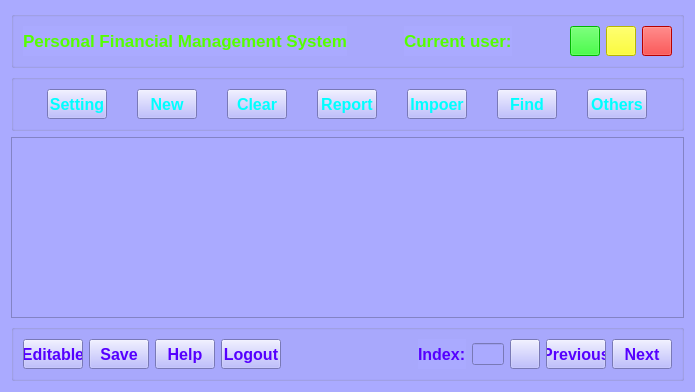
<?xml version="1.0" encoding="UTF-8"?>
<ui version="4.0">
 <class>Form</class>
 <widget class="QWidget" name="Form">
  <property name="geometry">
   <rect>
    <x>0</x>
    <y>0</y>
    <width>695</width>
    <height>392</height>
   </rect>
  </property>
  <property name="windowTitle">
   <string>Form</string>
  </property>
  <property name="styleSheet">
   <string notr="true">background-color: rgb(170, 170, 255);</string>
  </property>
  <layout class="QGridLayout" name="gridLayout_4">
   <item row="0" column="0">
    <widget class="QGroupBox" name="groupBox">
     <property name="styleSheet">
      <string notr="true">color: rgb(85, 255, 0);</string>
     </property>
     <property name="title">
      <string/>
     </property>
     <layout class="QGridLayout" name="gridLayout">
      <item row="0" column="0">
       <widget class="QLabel" name="label_2">
        <property name="font">
         <font>
          <pointsize>13</pointsize>
          <weight>75</weight>
          <bold>true</bold>
         </font>
        </property>
        <property name="text">
         <string>Personal Financial Management System</string>
        </property>
       </widget>
      </item>
      <item row="0" column="1">
       <spacer name="horizontalSpacer_2">
        <property name="orientation">
         <enum>Qt::Horizontal</enum>
        </property>
        <property name="sizeHint" stdset="0">
         <size>
          <width>108</width>
          <height>20</height>
         </size>
        </property>
       </spacer>
      </item>
      <item row="0" column="2">
       <widget class="QLabel" name="label">
        <property name="font">
         <font>
          <pointsize>13</pointsize>
          <weight>75</weight>
          <bold>true</bold>
         </font>
        </property>
        <property name="text">
         <string>Current user:</string>
        </property>
       </widget>
      </item>
      <item row="0" column="3">
       <spacer name="horizontalSpacer">
        <property name="orientation">
         <enum>Qt::Horizontal</enum>
        </property>
        <property name="sizeHint" stdset="0">
         <size>
          <width>108</width>
          <height>20</height>
         </size>
        </property>
       </spacer>
      </item>
      <item row="0" column="4">
       <layout class="QHBoxLayout" name="horizontalLayout">
        <item>
         <widget class="QPushButton" name="pushButton">
          <property name="minimumSize">
           <size>
            <width>30</width>
            <height>30</height>
           </size>
          </property>
          <property name="maximumSize">
           <size>
            <width>30</width>
            <height>30</height>
           </size>
          </property>
          <property name="styleSheet">
           <string notr="true">background-color: rgb(0, 255, 0);</string>
          </property>
          <property name="text">
           <string/>
          </property>
         </widget>
        </item>
        <item>
         <widget class="QPushButton" name="pushButton_2">
          <property name="minimumSize">
           <size>
            <width>30</width>
            <height>30</height>
           </size>
          </property>
          <property name="maximumSize">
           <size>
            <width>30</width>
            <height>30</height>
           </size>
          </property>
          <property name="styleSheet">
           <string notr="true">background-color: rgb(255, 255, 0);</string>
          </property>
          <property name="text">
           <string/>
          </property>
         </widget>
        </item>
        <item>
         <widget class="QPushButton" name="pushButton_3">
          <property name="minimumSize">
           <size>
            <width>30</width>
            <height>30</height>
           </size>
          </property>
          <property name="maximumSize">
           <size>
            <width>30</width>
            <height>30</height>
           </size>
          </property>
          <property name="styleSheet">
           <string notr="true">background-color: rgb(255, 0, 0);</string>
          </property>
          <property name="text">
           <string/>
          </property>
         </widget>
        </item>
       </layout>
      </item>
     </layout>
    </widget>
   </item>
   <item row="1" column="0">
    <widget class="QGroupBox" name="groupBox_2">
     <property name="font">
      <font>
       <pointsize>12</pointsize>
       <weight>75</weight>
       <bold>true</bold>
      </font>
     </property>
     <property name="styleSheet">
      <string notr="true">color: rgb(0, 255, 255);</string>
     </property>
     <property name="title">
      <string/>
     </property>
     <layout class="QGridLayout" name="gridLayout_2">
      <item row="0" column="0">
       <widget class="QPushButton" name="pushButton_16">
        <property name="minimumSize">
         <size>
          <width>60</width>
          <height>30</height>
         </size>
        </property>
        <property name="maximumSize">
         <size>
          <width>60</width>
          <height>30</height>
         </size>
        </property>
        <property name="font">
         <font>
          <pointsize>12</pointsize>
          <weight>75</weight>
          <bold>true</bold>
         </font>
        </property>
        <property name="text">
         <string>Setting</string>
        </property>
       </widget>
      </item>
      <item row="0" column="1">
       <widget class="QPushButton" name="pushButton_17">
        <property name="minimumSize">
         <size>
          <width>60</width>
          <height>30</height>
         </size>
        </property>
        <property name="maximumSize">
         <size>
          <width>60</width>
          <height>30</height>
         </size>
        </property>
        <property name="font">
         <font>
          <pointsize>12</pointsize>
          <weight>75</weight>
          <bold>true</bold>
         </font>
        </property>
        <property name="text">
         <string>New</string>
        </property>
       </widget>
      </item>
      <item row="0" column="2">
       <widget class="QPushButton" name="pushButton_10">
        <property name="minimumSize">
         <size>
          <width>60</width>
          <height>30</height>
         </size>
        </property>
        <property name="maximumSize">
         <size>
          <width>60</width>
          <height>30</height>
         </size>
        </property>
        <property name="font">
         <font>
          <pointsize>12</pointsize>
          <weight>75</weight>
          <bold>true</bold>
         </font>
        </property>
        <property name="text">
         <string>Clear</string>
        </property>
       </widget>
      </item>
      <item row="0" column="3">
       <widget class="QPushButton" name="pushButton_11">
        <property name="minimumSize">
         <size>
          <width>60</width>
          <height>30</height>
         </size>
        </property>
        <property name="maximumSize">
         <size>
          <width>60</width>
          <height>30</height>
         </size>
        </property>
        <property name="font">
         <font>
          <pointsize>12</pointsize>
          <weight>75</weight>
          <bold>true</bold>
         </font>
        </property>
        <property name="text">
         <string>Report</string>
        </property>
       </widget>
      </item>
      <item row="0" column="4">
       <widget class="QPushButton" name="pushButton_15">
        <property name="minimumSize">
         <size>
          <width>60</width>
          <height>30</height>
         </size>
        </property>
        <property name="maximumSize">
         <size>
          <width>60</width>
          <height>30</height>
         </size>
        </property>
        <property name="font">
         <font>
          <pointsize>12</pointsize>
          <weight>75</weight>
          <bold>true</bold>
         </font>
        </property>
        <property name="text">
         <string>Impoer</string>
        </property>
       </widget>
      </item>
      <item row="0" column="5">
       <widget class="QPushButton" name="pushButton_19">
        <property name="minimumSize">
         <size>
          <width>60</width>
          <height>30</height>
         </size>
        </property>
        <property name="maximumSize">
         <size>
          <width>60</width>
          <height>30</height>
         </size>
        </property>
        <property name="font">
         <font>
          <pointsize>12</pointsize>
          <weight>75</weight>
          <bold>true</bold>
         </font>
        </property>
        <property name="text">
         <string>Find</string>
        </property>
       </widget>
      </item>
      <item row="0" column="6">
       <widget class="QPushButton" name="pushButton_20">
        <property name="minimumSize">
         <size>
          <width>60</width>
          <height>30</height>
         </size>
        </property>
        <property name="maximumSize">
         <size>
          <width>60</width>
          <height>30</height>
         </size>
        </property>
        <property name="font">
         <font>
          <pointsize>12</pointsize>
          <weight>75</weight>
          <bold>true</bold>
         </font>
        </property>
        <property name="text">
         <string>Others</string>
        </property>
       </widget>
      </item>
     </layout>
    </widget>
   </item>
   <item row="2" column="0">
    <widget class="QScrollArea" name="scrollArea">
     <property name="widgetResizable">
      <bool>true</bool>
     </property>
     <widget class="QWidget" name="scrollAreaWidgetContents">
      <property name="geometry">
       <rect>
        <x>0</x>
        <y>0</y>
        <width>681</width>
        <height>232</height>
       </rect>
      </property>
     </widget>
    </widget>
   </item>
   <item row="3" column="0">
    <widget class="QGroupBox" name="groupBox_3">
     <property name="styleSheet">
      <string notr="true">color: rgb(85, 0, 255);</string>
     </property>
     <property name="title">
      <string/>
     </property>
     <layout class="QGridLayout" name="gridLayout_3">
      <item row="0" column="0">
       <widget class="QPushButton" name="pushButton_21">
        <property name="minimumSize">
         <size>
          <width>60</width>
          <height>30</height>
         </size>
        </property>
        <property name="maximumSize">
         <size>
          <width>60</width>
          <height>30</height>
         </size>
        </property>
        <property name="font">
         <font>
          <pointsize>12</pointsize>
          <weight>75</weight>
          <bold>true</bold>
         </font>
        </property>
        <property name="text">
         <string>Editable</string>
        </property>
       </widget>
      </item>
      <item row="0" column="1">
       <widget class="QPushButton" name="pushButton_22">
        <property name="minimumSize">
         <size>
          <width>60</width>
          <height>30</height>
         </size>
        </property>
        <property name="maximumSize">
         <size>
          <width>60</width>
          <height>30</height>
         </size>
        </property>
        <property name="font">
         <font>
          <pointsize>12</pointsize>
          <weight>75</weight>
          <bold>true</bold>
         </font>
        </property>
        <property name="text">
         <string>Save</string>
        </property>
       </widget>
      </item>
      <item row="0" column="2">
       <widget class="QPushButton" name="pushButton_23">
        <property name="minimumSize">
         <size>
          <width>60</width>
          <height>30</height>
         </size>
        </property>
        <property name="maximumSize">
         <size>
          <width>60</width>
          <height>30</height>
         </size>
        </property>
        <property name="font">
         <font>
          <pointsize>12</pointsize>
          <weight>75</weight>
          <bold>true</bold>
         </font>
        </property>
        <property name="text">
         <string>Help</string>
        </property>
       </widget>
      </item>
      <item row="0" column="3">
       <widget class="QPushButton" name="pushButton_24">
        <property name="minimumSize">
         <size>
          <width>60</width>
          <height>30</height>
         </size>
        </property>
        <property name="maximumSize">
         <size>
          <width>60</width>
          <height>30</height>
         </size>
        </property>
        <property name="font">
         <font>
          <pointsize>12</pointsize>
          <weight>75</weight>
          <bold>true</bold>
         </font>
        </property>
        <property name="text">
         <string>Logout</string>
        </property>
       </widget>
      </item>
      <item row="0" column="4">
       <spacer name="horizontalSpacer_3">
        <property name="orientation">
         <enum>Qt::Horizontal</enum>
        </property>
        <property name="sizeHint" stdset="0">
         <size>
          <width>151</width>
          <height>20</height>
         </size>
        </property>
       </spacer>
      </item>
      <item row="0" column="5">
       <widget class="QLabel" name="label_4">
        <property name="font">
         <font>
          <pointsize>12</pointsize>
          <weight>75</weight>
          <bold>true</bold>
         </font>
        </property>
        <property name="text">
         <string>Index:</string>
        </property>
       </widget>
      </item>
      <item row="0" column="6">
       <widget class="QLineEdit" name="lineEdit">
        <property name="maximumSize">
         <size>
          <width>51</width>
          <height>16777215</height>
         </size>
        </property>
       </widget>
      </item>
      <item row="0" column="7">
       <widget class="QPushButton" name="pushButton_5">
        <property name="minimumSize">
         <size>
          <width>30</width>
          <height>30</height>
         </size>
        </property>
        <property name="maximumSize">
         <size>
          <width>30</width>
          <height>30</height>
         </size>
        </property>
        <property name="text">
         <string/>
        </property>
       </widget>
      </item>
      <item row="0" column="8">
       <widget class="QPushButton" name="pushButton_13">
        <property name="minimumSize">
         <size>
          <width>60</width>
          <height>30</height>
         </size>
        </property>
        <property name="maximumSize">
         <size>
          <width>60</width>
          <height>30</height>
         </size>
        </property>
        <property name="font">
         <font>
          <pointsize>12</pointsize>
          <weight>75</weight>
          <bold>true</bold>
         </font>
        </property>
        <property name="text">
         <string>Previous</string>
        </property>
       </widget>
      </item>
      <item row="0" column="9">
       <widget class="QPushButton" name="pushButton_25">
        <property name="minimumSize">
         <size>
          <width>60</width>
          <height>30</height>
         </size>
        </property>
        <property name="maximumSize">
         <size>
          <width>60</width>
          <height>30</height>
         </size>
        </property>
        <property name="font">
         <font>
          <pointsize>12</pointsize>
          <weight>75</weight>
          <bold>true</bold>
         </font>
        </property>
        <property name="text">
         <string>Next</string>
        </property>
       </widget>
      </item>
     </layout>
    </widget>
   </item>
  </layout>
 </widget>
 <resources/>
 <connections/>
</ui>
